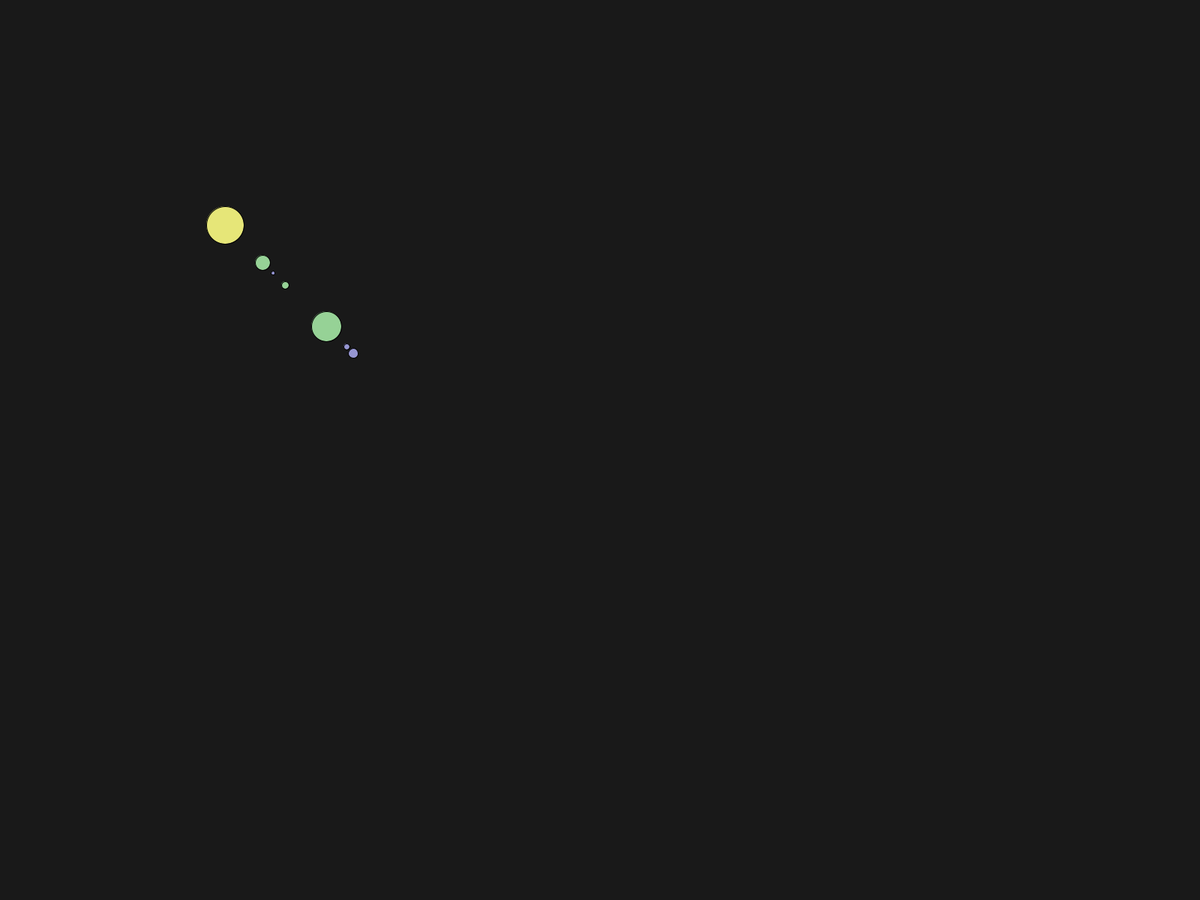
Frame 1 (no input)
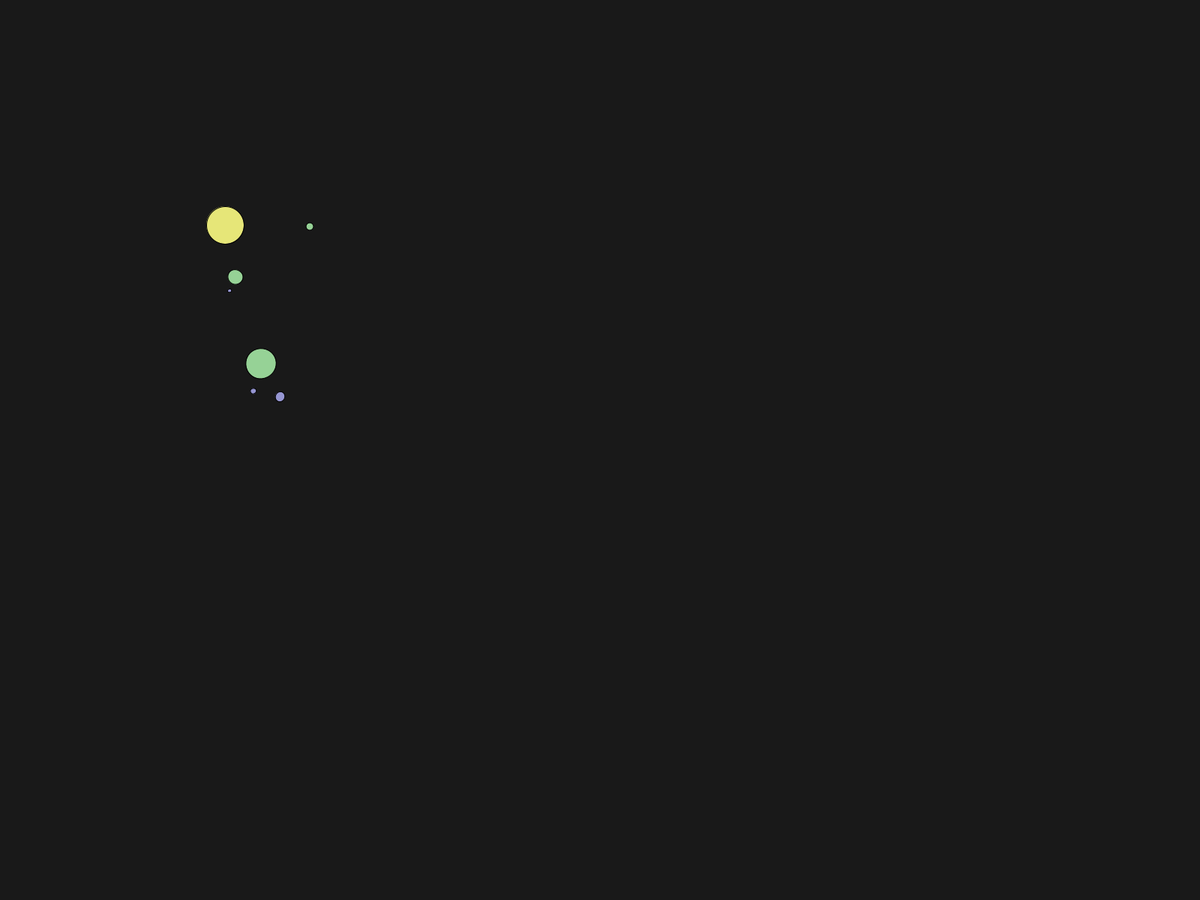
Frame 60 (the mouse pressed at the canvas centre just before this capture)
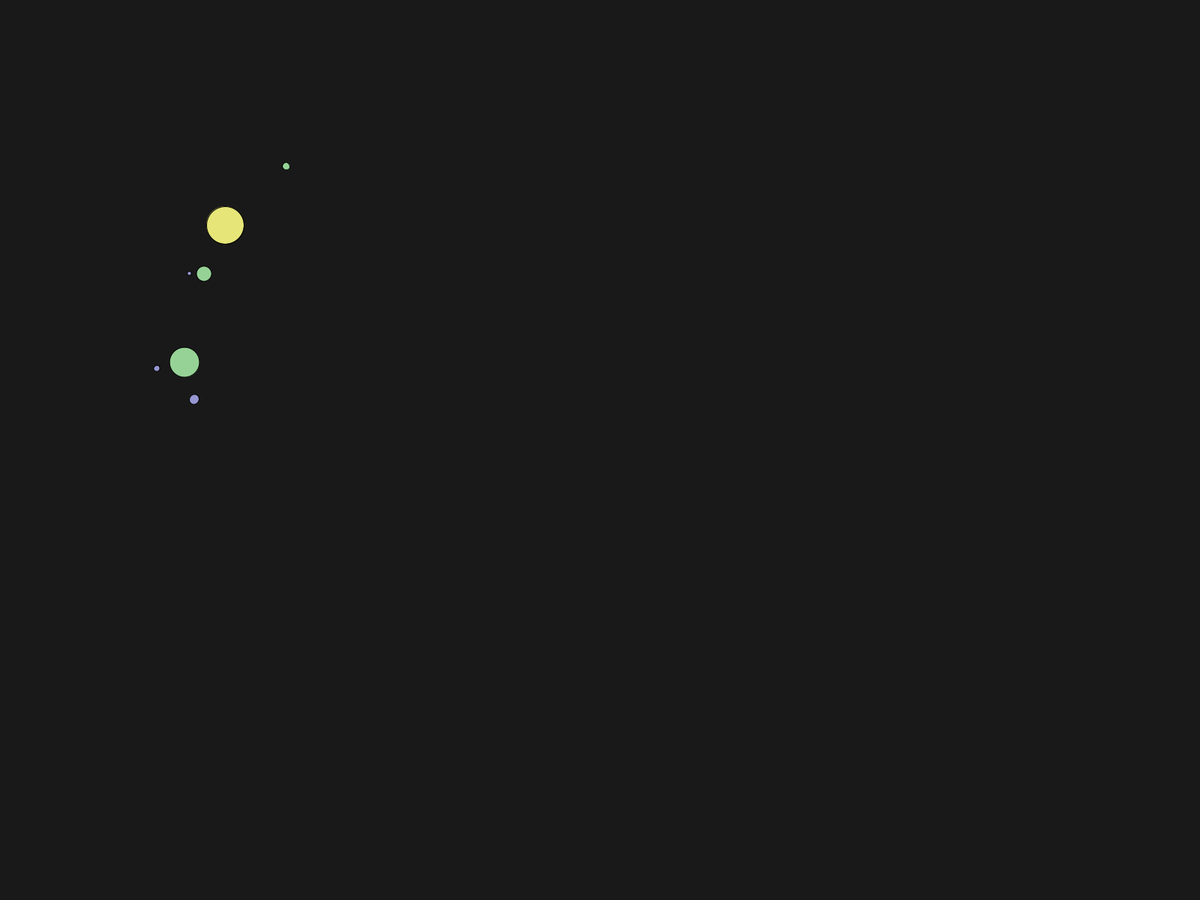
Frame 120 (the mouse held since frame 60 and released just before this capture)

The Processing sketch that drew these frames (run headless with seeded random() and noise(); from frame 60 on, the mouse is pressed at the canvas centre):

// Processing sketch: solar_system
// ── solar_system.pde
Sun s = new Sun(300, 300, 50);
Planet p1 = new Planet(s, 20, 25);
Moon p1m1 = new Moon(p1, 5, 4);

Planet p2 = new Planet(s, 10, 55, 1.3);
Moon p2m1 = new Moon(p2, 3, 9);

Planet p3 = new Planet(s, 40, 110, 0.9);
Moon p3m1 = new Moon(p3, 8, 7);
Moon p3m2 = new Moon(p3, 13, 16, 0.5);


void setup() {
  fullScreen();
  background(25);
  ellipseMode(CENTER);
  
  p2.counterclockwise();
  //p2m1.counterclockwise();
  
  //p1m1.counterclockwise();
  p3m2.counterclockwise();
}


void draw() {
  background(25);
  s.display();
  p1.update();
  p1m1.update();
  
  p2.update();
  p2m1.update();
  
  p3.update();
  p3m1.update();
  p3m2.update();
}

// ── Moon.pde
class Moon extends Planet{
  Planet p;
  
  Moon(Planet p, int radius, float distance) {
    super(p.s, radius, distance);
    this.p = p;
  }
  
  Moon(Planet p, int radius, float distance, float speed) {
    super(p.s, radius, distance, speed);
    this.p = p;
  }
  
  //sets angle equal to host Planet's angle
  void updateAngle(){
    //if (clockwise){
    //  angle = p.angle;
    //  if (angle > TWO_PI){
    //    angle = 0;
    //  }
    //} else {
    //  angle = -p.angle;
    //  //if (angle < 0) {
    //  //  angle = TWO_PI;
    //  //}
    //}
    
    angle = p.angle;
  }
  
  //moves and draws Moon relative to host Planet
  void update(){
    fill(150, 150, 210);
    
    pushMatrix();
    translate(s.x, s.y);
    rotate(abs(angle));
    translate(p.distance + s.radius/2, p.distance + s.radius/2);
    rotate(angle * speed);
    //if (clockwise){
    //  circle(distance + p.radius/2, distance + p.radius/2, radius);
    //} else {
    //  circle(-(distance + p.radius/2), -(distance + p.radius/2), radius);
    //}
    
    if (p.clockwise){
      circle(distance + p.radius/2, distance + p.radius/2, radius);
    } else {
      
    }
    popMatrix();
    
    updateAngle();
    
  }
  
}

// ── Planet.pde
class Planet {
  Sun s; 
  int radius; 
  float speed; 
  float distance;
  float angle;
  boolean clockwise;

  //default constructor has speed = 1
  Planet(Sun s, int radius, float distance) {
    this.radius = radius;
    this.speed = 1;
    this.distance = distance;
    this.s = s;
    this.angle = 0;
    this.clockwise = true;
  }
  
  //overloaded constructor has modifiable speed
  Planet(Sun s, int radius, float distance,  float speed) {
    this.radius = radius;
    this.distance = distance;
    this.speed = speed;
    this.s = s;
    this.angle = 0;
    this.clockwise = true;
  }

  //sets direction to clockwise
  void clockwise(){
    //speed = abs(speed);
    clockwise = true;
  }
  
  //sets direction to counterclockwise
  void counterclockwise(){
    speed = -abs(speed);
    clockwise = false;
  }
  
  //adds or subtracts to angle, depending on boolean clockwise
  void updateAngle(){
    
    angle += 0.01 * speed;
    
    //if (clockwise){
    //  angle += 0.01 * speed;
    //  //if (angle > TWO_PI){
    //  //  angle = 0;
    //  //}
    //} else {
    //  angle -= 0.01 * speed;
    //  //if (angle < 0){
    //  //  angle = TWO_PI;
    //  //}
    //}
  }

  //moves and draws Planet relative to host Sun
  void update() {
    fill(150, 210, 150);
    
    pushMatrix();
    translate(s.x, s.y);
    rotate(angle);
    circle(distance + s.radius/2, distance + s.radius/2, radius);
    popMatrix();
    
    updateAngle();
    
  }
}

// ── Sun.pde
class Sun {
  float x; 
  float y; 
  int radius;

  Sun(float x, float y, int radius) {
    this.x = x;
    this.y = y;
    this.radius = radius;
  }

  void display() {
    fill(230, 230, 120);
    circle(x, y, radius);
  }
}
